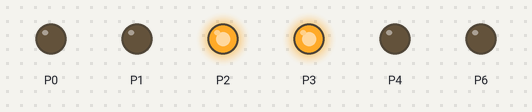
This program was run on a simulated BBC micro:bit (MakeCode). Shown: output pins drawn as LEDs (lit = HIGH).

Above: at 3.0 s.
At 15.0 s:
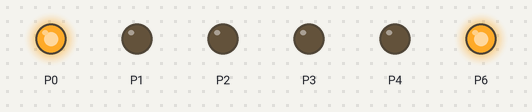
At 23.5 s:
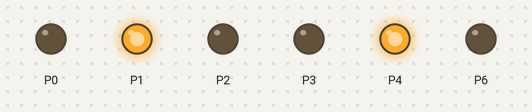
At 30.5 s:
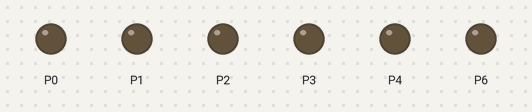
Timing chart, 0 to 31.2 s (numbered marks = the images above):
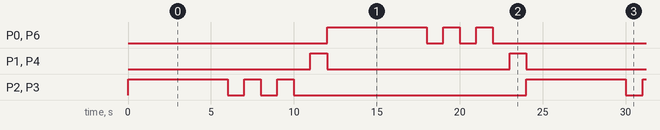

Measured:
- by itself, P0, P2, P3, P6: repeats every 24.0 s: 2 × (LOW 1.0 s, HIGH 1.0 s), LOW 14.0 s, HIGH 6.0 s
- by itself, P1, P4: alternates HIGH for 1.0 s and LOW for 11.0 s
- by itself, everything shown: repeats every 24.0 s, in 14 steps

The program:

main.ts
```typescript
function 灯控制1 (红: number, 黄: number, 绿: number) {
    pins.digitalWritePin(DigitalPin.P0, 绿)
    pins.digitalWritePin(DigitalPin.P1, 黄)
    pins.digitalWritePin(DigitalPin.P2, 红)
}
function 闪1 (次数: number, 灯: number) {
    for (let index = 0; index < 次数; index++) {
        if (灯 == 0) {
            灯控制1(1, 0, 0)
            灯控制2(0, 0, 1)
            basic.pause(1000)
            灯控制1(0, 0, 0)
            灯控制2(0, 0, 0)
            basic.pause(1000)
        } else {
            灯控制1(0, 0, 1)
            灯控制2(1, 0, 0)
            basic.pause(1000)
            灯控制1(0, 0, 0)
            灯控制2(0, 0, 0)
            basic.pause(1000)
        }
    }
}
function 灯控制2 (红: number, 黄: number, 绿: number) {
    pins.digitalWritePin(DigitalPin.P3, 绿)
    pins.digitalWritePin(DigitalPin.P4, 黄)
    pins.digitalWritePin(DigitalPin.P6, 红)
}
led.enable(false)
basic.forever(function () {
    灯控制1(1, 0, 0)
    灯控制2(0, 0, 1)
    basic.pause(5000)
    闪1(3, 0)
    灯控制1(0, 1, 0)
    灯控制2(0, 1, 0)
    basic.pause(1000)
    灯控制1(0, 0, 1)
    灯控制2(1, 0, 0)
    basic.pause(5000)
    闪1(3, 1)
    灯控制1(0, 1, 0)
    灯控制2(0, 1, 0)
    basic.pause(1000)
})
```

test.ts
```typescript
// 在此处测试；当此软件包作为插件使用时，将不会编译此软件包。
```
